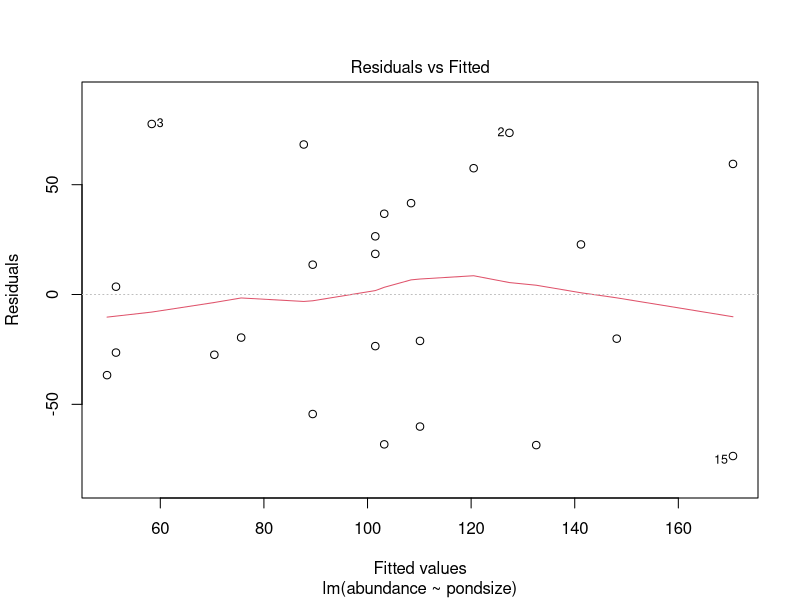

The R script that drew this image:
## ---- chunk 1
library(knitr)
knitr::opts_chunk$set(warning = FALSE, message = FALSE)
## ---- chunk 2
weeds<-read.csv("../../resources/datafiles/weeds.csv")
library(tidyverse)
weeds <- rename(weeds, flowers = flowers.m3)
frogsp<-read.csv("../../resources/datafiles/frogs.csv", header=TRUE)
enviro<-read.csv("../../resources/datafiles/frog_environmental.csv", header=TRUE)
insect <- read.csv("../../resources/datafiles/insecticide.csv", header=TRUE)
tadpoles <- read.csv("../../resources/datafiles/tadpoles.csv", header=TRUE)

weeds.aov <- aov(flowers~species, data=weeds)

insect.aov<-aov(species.richness~fragment, data=insect)
shapiro.test(insect.aov$residuals)
bartlett.test(species.richness ~ fragment, data=insect)
## ---- chunk 3
str(tadpoles) # three columns, all continuous
## ---- chunk 4
tadpoles$reeds<-factor(tadpoles$reeds)
## ---- chunk 5
tadpoles.lm <- lm(abundance ~ pondsize, data = tadpoles) # constructing a linear model
## ---- chunk 6
summary(tadpoles.lm) # summarising the newly created linear model object
## ---- chunk 7
plot(tadpoles.lm, 1)
